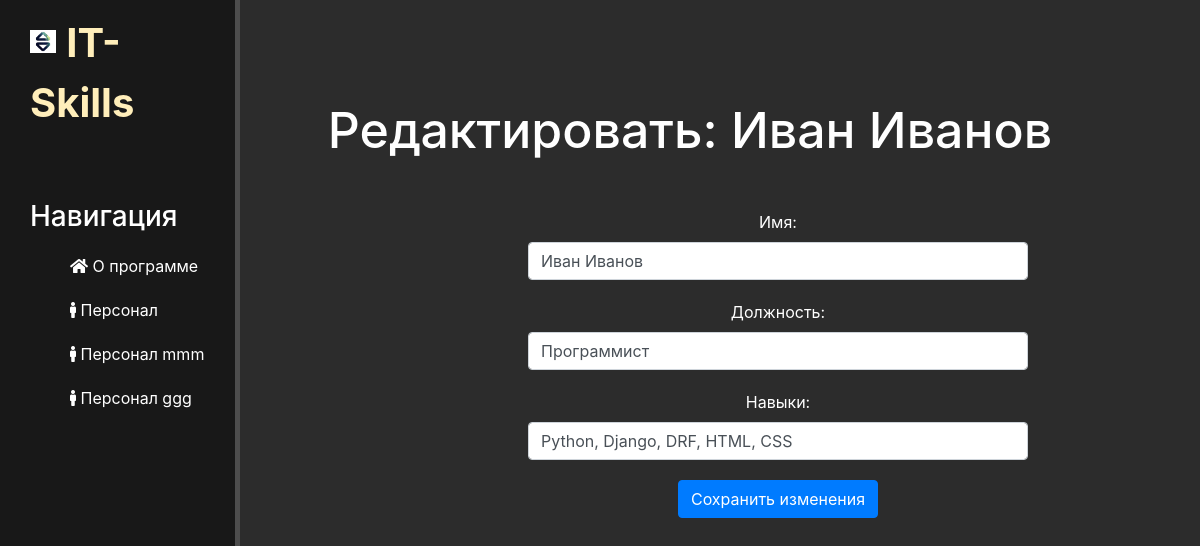
Page /emplo/ggg/edit/1/ on the committed database.
### emplo/models.py (models this page shows, shortened)
class Employee(models.Model):
    name = models.CharField('Имя', max_length=20, default='')
    position = models.CharField('Должность', max_length=20, default='')
    skill = models.TextField('Навыки', default = '')
    level = models.CharField('Уровень', max_length = 5, default='')
    fit_level = models.FloatField('Соответствие', default=0)
    class Meta:
        verbose_name="Сотрудник"
        verbose_name_plural = 'Сотрудники'

### emplo/views.py (the view)
# urls.py: path('ggg/edit/<int:pk>/', views.edit_emplo_ggg, name='edit-emplo-ggg'),
def edit_emplo_ggg(request, pk):
    emplo = Employee.objects.get(pk=pk)
    if request.method == 'POST':
        form = EmployeeForm(request.POST, instance=emplo)
        if form.is_valid():
            form.save()
            return redirect('emplo-list-ggg')
    else:
        form = EmployeeForm(instance=emplo)
    context = {
            'form': form,
            'product': emplo
    }
    return render(request, 'emplo/edit_emplo_ggg.html', context)

### emplo/forms.py
class EmployeeForm(ModelForm):
    class Meta:
        model = Employee
        fields = ['name', 'position', 'skill']
        widgets = {
            "name": TextInput(attrs= {
                'class':'form-control',
                'placeholder':'Имя'
            }),
            "position": TextInput(attrs={
                'class': 'form-control',
                'placeholder': 'Должность'
            }),
            "skill": TextInput(attrs={
                'class': 'form-control',
                'placeholder': 'Навыки'
            }),
        }

### emplo/templates/emplo/edit_emplo_ggg.html (shortened to what this page needs)
{% extends "main/layout.html" %}
{% block content %}
    <div class="features">
        <h1>Редактировать: {{ product.name }}</h1>
        <form method="post">
            {{ form.as_p }}
            <button type="submit" class="btn btn-primary">Сохранить изменения</button>
        </form>
    </div>
{% endblock %}

### main/static/main/css/main.css (style rules this page uses)
body { background: #2c2c2c; }
main .features { float: left; color: #fff; margin-top: 100px; text-align: center; width: 75%; }
main .features h1 { font-size: 50px; }
main .features p { max-width: 400 px; margin: 20px auto; }
form { margin-left: 32%; width: 500px; margin-top: 50px; }

### rows in the picture
Employee: name "Иван Иванов", position "Программист", skill "Python, Django, DRF, HTML, CSS"
